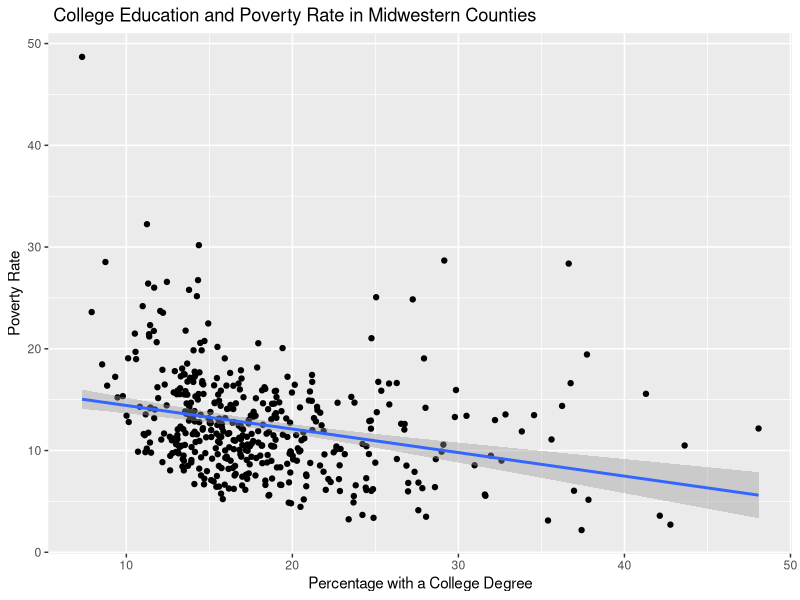

This chart was generated by the following R code:
## ---- chunk 1
knitr::opts_chunk$set(echo = TRUE, message = FALSE, warning = FALSE,
                      comment = "#>", highlight = TRUE,
                      fig.align = "center")
## ---- chunk 2
library(tidyverse)
library(broom)
## ---- chunk 3
ggplot(data = midwest, aes(x = percollege , y = percbelowpoverty)) + 
  geom_point() +
  geom_smooth(method = "lm") +
  labs(title = " College Education and Poverty Rate in Midwestern Counties",
       x = "Percentage with a College Degree", y = "Poverty Rate")
## ---- chunk 4
college_model <- lm(percbelowpoverty ~ percollege, data = midwest)
tidy(college_model)
## ---- chunk 5
glance(college_model) %>% 
  select(r.squared)
## ---- chunk 6
tidy(college_model, conf.int = TRUE, conf.level = 0.95) %>%
  filter(term == "percollege") %>% 
  select(starts_with("conf"))
## ---- chunk 7
college_model %>%
  augment(data = midwest) %>%
  filter(county == "SUMMIT") %>%
  select(percbelowpoverty, .fitted, .resid)
## ---- chunk 8
state_model <- lm(percbelowpoverty ~ factor(state), data = midwest)
tidy(state_model)
